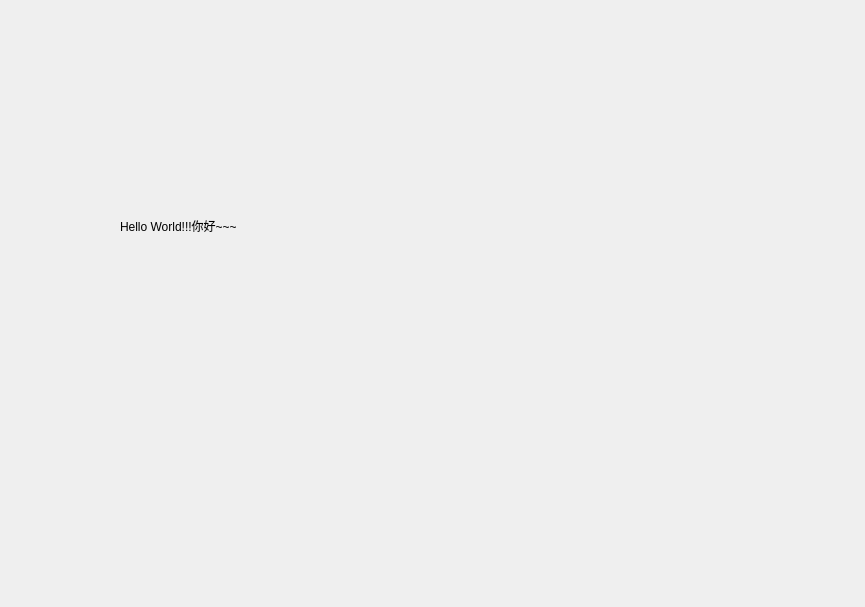
<?xml version="1.0" encoding="UTF-8"?>
<ui version="4.0">
 <class>HelloDialog</class>
 <widget class="QDialog" name="HelloDialog">
  <property name="geometry">
   <rect>
    <x>0</x>
    <y>0</y>
    <width>865</width>
    <height>607</height>
   </rect>
  </property>
  <property name="windowTitle">
   <string>Dialog</string>
  </property>
  <widget class="QLabel" name="label">
   <property name="geometry">
    <rect>
     <x>120</x>
     <y>120</y>
     <width>380</width>
     <height>211</height>
    </rect>
   </property>
   <property name="text">
    <string>Hello World!!!你好~~~</string>
   </property>
  </widget>
 </widget>
 <resources/>
 <connections/>
</ui>
